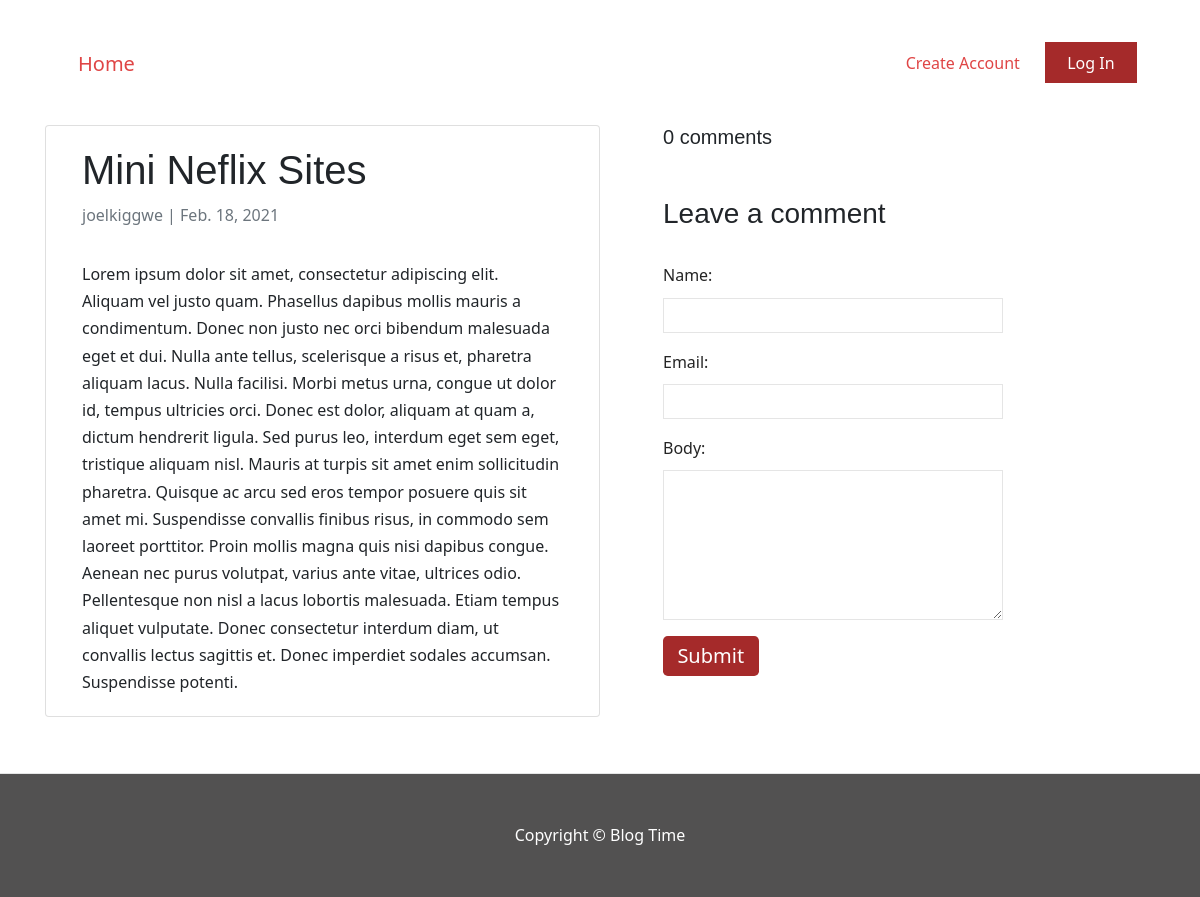
Page /mini-neflix-sites/ on the earlier database version.
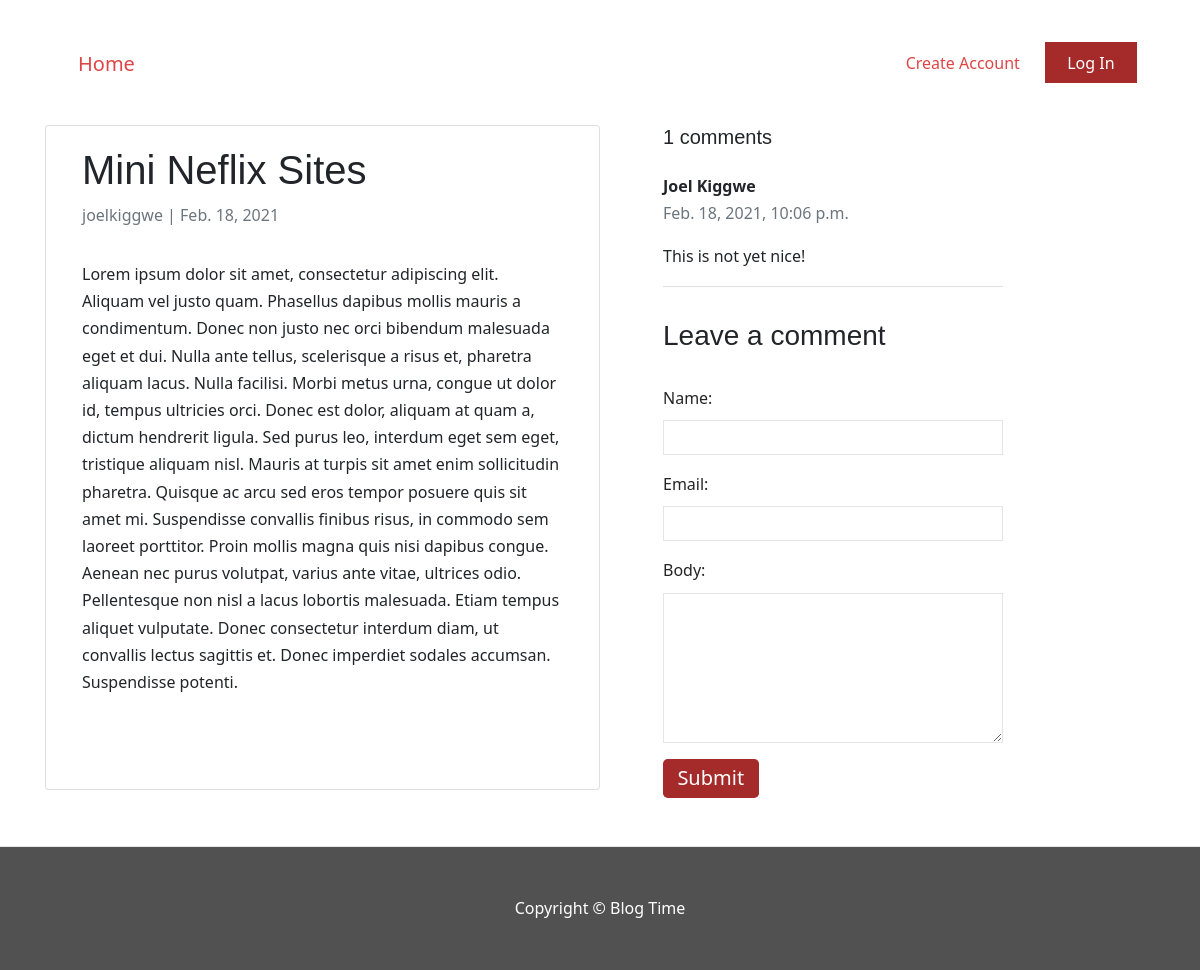
Same page on the later database version.
### blog_site_app/models.py (models this page shows, shortened)
class BlogPost(models.Model):
    author = models.ForeignKey(User, on_delete= models.CASCADE, related_name='blog_posts')
    title = models.CharField(max_length=200)
    text = models.TextField()
    slug = models.SlugField(max_length=150, unique=True)
    published_date = models.DateField(auto_now_add=True)
    status = models.IntegerField(choices=STATUS, default=0)
    class Meta:
        ordering = ['-published_date']

class Comment(models.Model):
    blog_post = models.ForeignKey(BlogPost, on_delete=models.CASCADE, related_name='comments')
    name = models.CharField(max_length=70)
    email = models.EmailField()
    body = models.TextField()
    created_on = models.DateTimeField(auto_now_add=True)
    active = models.BooleanField(default=False)
    class Meta:
        ordering = ['created_on']

### blog_site_app/views.py (the view)
# urls.py: path('<slug:slug>/', views.blogpost_detail, name='post_detail'),
def blogpost_detail(request, slug):
    template_name = 'blog_site_app/post_detail.html'
    blog_post = get_object_or_404(BlogPost, slug = slug)
    comments = blog_post.comments.filter(active=True)
    new_comment = None
    if request.method == 'POST':
        comment_form = CommentForm(data = request.POST)
        if comment_form.is_valid():
            new_comment = comment_form.save(commit=False)
            new_comment.blog_post = blog_post
            new_comment.save()
    else:
        comment_form  = CommentForm()
    return render(request, template_name, {
            'blog_post' : blog_post,
            'comments' : comments,
            'new_comment' : new_comment,
            'comment_form': comment_form })

### blog_site_app/forms.py
class CommentForm(forms.ModelForm):
    class Meta:
        model = Comment
        fields = ('name', 'email', 'body')

### blog_site_app/templates/blog_site_app/post_detail.html (shortened to what this page needs)
{% extends 'blog_site_app/base.html' %}
{% block content %}
<div class="container">
    <div class="row">
        <div class="col-lg-6 card mb-4 mt-3 px-3">
            <div class="card-body">
                <h1>{% block title %}
                    {{ blog_post.title }}
                    {% endblock title %}</h1>
                <p class=" text-muted pb-3">{{ blog_post.author }} | {{ blog_post.published_date }}</p>
                <p class="card-text ">{{ blog_post.text | safe }}</p>
            </div>
        </div>
        <div class="comment-section col-md-4 ml-5">
            <h2 class="lead py-3">{{ comments.count }} comments
                </h2>
            {% for comment in comments %}
            <div class="comments border-bottom mb-2">
                <p class="font-weight-bold">
                    {{ comment.name }}
                    <span class="d-block text-muted font-weight-normal">
                        {{ comment.created_on }}
                    </span>
                </p>
                {{ comment.body | linebreaks }}
            </div>
            {% endfor %}
            <div class="card-body p-0">
                {% if new_comment %}
                <div class="alert alert-success" role="alert">
                    Your comment is awaiting moderation
                </div>
                {% else %}
                <h3 class="py-4">Leave a comment</h3>
                <form class="form" method="post">
                    {{ comment_form.as_p }}
                    <button type="submit" class="btn btn-primary  btn-lg">Submit</button>
                </form>
                {% endif %}
            </div>
        </div>
    </div>
</div>
{% endblock %}

### blog_site_app/templates/blog_site_app/base.html (shortened to what this page needs)
<html>
<head>
    <link rel="stylesheet" href="https://stackpath.bootstrapcdn.com/bootstrap/4.5.2/css/bootstrap.min.css"
>
    <link rel="stylesheet" href="https://stackpath.bootstrapcdn.com/font-awesome/4.7.0/css/font-awesome.min.css"
>
    {% load static %}
    <link rel="stylesheet" href="{% static '/css/blog.css' %}">
</head>
<body>
    <nav class="container navbar nav-dark d-flex justify-content-end align-items-center flex-row flex-nowrap">
        <span class="mr-auto pl-3 lead">
            <a class="nav-link" href="{% url 'home' %}"> Home </a></span>
        <span class="py-3 mr-2">
            <a class="nav-link" href="#">Create Account
            </a>
        </span>
        <span class="py-3 mr-3">
            <a class="login-btn" href="#">Log In
            </a>
        </span>
    </nav>
    <div class="content container">
        <div class="row">
            <div class="col-md-8 col-lg-12">
                {% block content %}
                {% endblock %}
            </div>
        </div>
    </div>
    <footer class="py-5 ">
        <div class="container">
            <p class="m-0 text-center text-white">Copyright &copy; Blog Time</p>
        </div>
    </footer>
</body>
</html>

### blog_site_app/static/css/blog.css (style rules this page uses)
body { padding-top: 1.1rem; font-family: "Segoe UI", Roboto, "Helvetica Neue", Arial, sans-serif; line-height: 1.7rem; }
.nav-link { color: rgb(223, 69, 69); font-weight: 500; }
.login-btn { color: white; background-color: brown; border: 1px solid; padding: 0.6rem 1.4rem; }
h1, h2, h3 { font-family: "Playfair Display", sans-serif; }
p input, p textarea { padding: 9px; border: solid 1px #e5e5e5; outline: 0; font: normal 13px/100% Verdana, Tahoma, sans-serif; width: 100%; background: #ffffff; -moz-box-sizing: border-box; -webkit-box-sizing: border-box; box-sizing: border-box; }
p textarea { width: 100%; height: 150px; line-height: 150%; }
p label { margin-left: 0px; color: rgb(36, 36, 36); font-weight: 400; }
button.btn { background: brown !important; border: none; padding: 0.3rem 0.9rem !important; }
footer { margin-top: 2rem; color: rgb(14, 14, 14); background-color: rgb(82, 81, 81); border-top: 0.05rem solid rgb(229, 229, 229); }

Differences in the rows shown:
added Comment: name "Joel Kiggwe", created_on "Feb. 18, 2021, 10:06 p.m.", body "This is not yet nice!"
Other differences:
{{ comments.count }}: "0" → "1"
